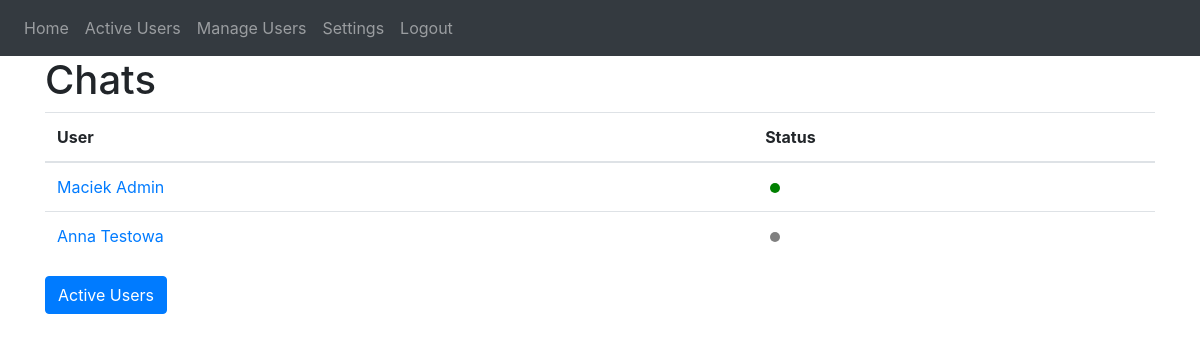
The page / (signed in) on the database as committed earlier.
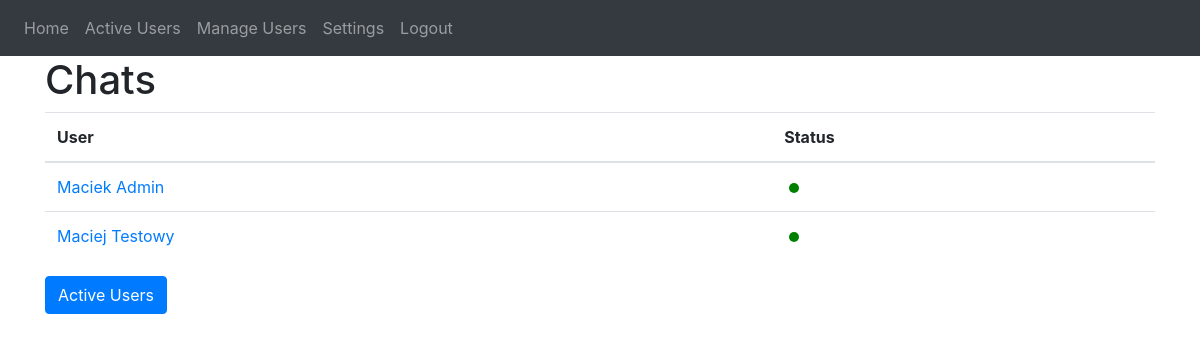
The same page on the database as committed later.
### website/models.py (models this page shows)
class Chat(db.Model):
    id = db.Column(db.Integer, primary_key=True)
    user1_id = db.Column(db.Integer, db.ForeignKey('user.id'), nullable=False)
    user2_id = db.Column(db.Integer, db.ForeignKey('user.id'), nullable=False)
    messages = db.relationship('Message', backref='chat', lazy=True)
    user1 = db.relationship('User', foreign_keys=[user1_id])
    user2 = db.relationship('User', foreign_keys=[user2_id])

class User(db.Model, UserMixin):
    id = db.Column(db.Integer, primary_key=True)
    first_name = db.Column(db.String(50), nullable=False)
    last_name = db.Column(db.String(50), nullable=False)
    email = db.Column(db.String(100), unique=True, nullable=False)
    password = db.Column(db.String(100), nullable=False)
    is_moderator = db.Column(db.Boolean, default=False)
    is_online = db.Column(db.Boolean, default=True)
    last_seen = db.Column(db.DateTime(timezone=True), default=func.now())

### website/views.py (the view)
@views.route('/', methods=['GET', 'POST'])
@login_required
def home():
    chats = Chat.query.filter((Chat.user1_id == current_user.id) | (
        Chat.user2_id == current_user.id)).all()
    def is_user_online(user):
        return user.is_online
    return render_template('home.html', user=current_user, chats=chats, is_user_online=is_user_online)

### website/__init__.py (called while the page is built)
def create_app():
    app = Flask(__name__)
    app.config['SECRET_KEY'] = 'hjshjhdjah kjshkjdhjs'
    app.config['SQLALCHEMY_DATABASE_URI'] = f'sqlite:///{DB_NAME}'
    db.init_app(app)
    socketio.init_app(app)
    from .views import views
    from .auth import auth
    app.register_blueprint(views, url_prefix='/')
    app.register_blueprint(auth, url_prefix='/')
    from .models import User
    with app.app_context():
        db.create_all()
    login_manager = LoginManager()
    login_manager.login_view = 'auth.login'
    login_manager.init_app(app)
    @login_manager.user_loader
    def load_user(id):
        return User.query.get(int(id))
    return app

### website/views.py (called while the page is built)
@views.before_request
@login_required
def update_last_seen():
    user = User.query.filter_by(id=current_user.id).first()
    if user:
        user.is_online = True
        user.last_seen = datetime.now()
        db.session.commit()

### website/templates/home.html
{% extends "base.html" %} {% block title %}Home{% endblock %} {% block content
%}
<h1>Chats</h1>
<table class="table">
	<thead>
		<tr>
			<th>User</th>
			<th>Status</th>
		</tr>
	</thead>
	<tbody>
		{% for chat in chats %}
		<tr>
			<td>
				<a href="{{ url_for('views.chat', chat_id=chat.id) }}">
					{% if chat.user1_id == current_user.id %}
						{{ chat.user2.first_name }}
						{{ chat.user2.last_name }}
					{% else %}
						{{ chat.user1.first_name }}
						{{ chat.user1.last_name }}
					{%	endif %}
				</a>
			</td>
			<td>
				{% if chat.user1_id == current_user.id %}
					{% if is_user_online(chat.user2) %}
					<span class="dot dot-green"></span>
					{% else %}
					<span class="dot dot-gray"></span>
					{% endif %}
				{% else %}
					{% if is_user_online(chat.user1) %}
					<span class="dot dot-green"></span>
					{% else %}
					<span class="dot dot-gray"></span>
					{% endif %}
				{%	endif %}
			</td>
		</tr>
		{% endfor %}
	</tbody>
</table>
<a href="{{ url_for('views.active') }}" class="btn btn-primary">Active Users</a>
{% endblock %}

Rows that differ between the two databases and show on the page:
removed Chat: user2.first_name "Anna", user2.last_name "Testowa"
added Chat: user1.first_name "Maciej", user1.last_name "Testowy"
